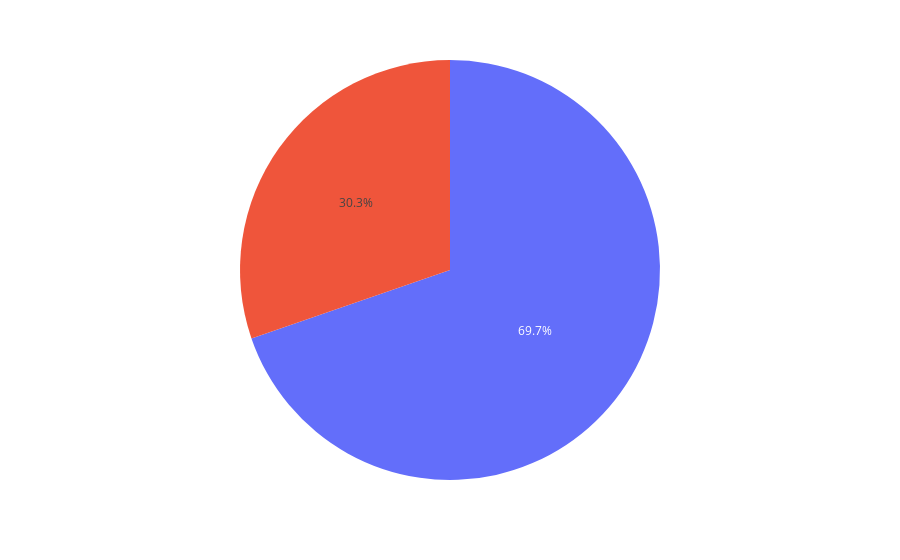

The code cell stored with this chart in its notebook:
### Markdown cell above
Let see the percent of the kind of customer B2C(Business to Consumer) and C2C(Consumer to Consumer)

### Code cell
fig= px.pie(data_frame= df_ebay,values= df_ebay['b2c_c2c'].value_counts(), labels= df_ebay['b2c_c2c'].unique())

fig.show()

### Figure 1 — Plotly figure (JSON) as saved in the notebook; plotly's stock layout.template omitted (floating-point values rounded to 4 significant figures)
{"data": [{"domain": {"x": [0, 1], "y": [0, 1]}, "hovertemplate": "value=%{value}<extra></extra>", "legendgroup": "", "name": "", "showlegend": false, "type": "pie", "values": [69720, 30280]}], "layout": {"legend": {"tracegroupgap": 0}, "margin": {"t": 60}}}
